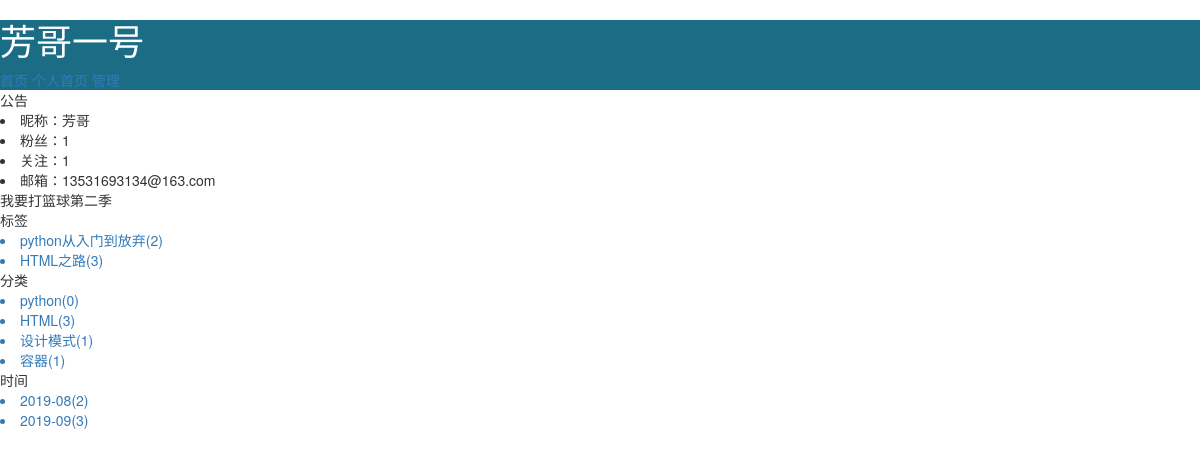
Page /pengfy/categroy/1.html on the committed database.
### repository/models.py (models this page shows, shortened)
class Blog(models.Model):
    bid = models.AutoField(primary_key=True)
    title = models.CharField(max_length=60,verbose_name="个人博客标题")
    site  = models.CharField(max_length=32,verbose_name="个人博客前缀",unique=True)
    theme = models.CharField(max_length=32,verbose_name="博客主题")
    user = models.OneToOneField(to="UserInfo",to_field="nid",on_delete=models.CASCADE)
    class Meta:
        verbose_name_plural="个人博客"

class UserInfo(models.Model):
    nid = models.BigAutoField(primary_key=True)
    username = models.CharField(max_length=32,verbose_name="用户名",unique=True)
    password = models.CharField(max_length=64,verbose_name="密码")
    nickname = models.CharField(max_length=32,verbose_name="昵称")
    email = models.EmailField(verbose_name="邮箱",unique=True)
    avatar = models.ImageField(verbose_name="头像",upload_to='static/user_avatar')
    createtime = models.DateTimeField(verbose_name="创建时间",auto_now_add=True)
    fans = models.ManyToManyField(verbose_name="粉丝",
                                  to="UserInfo",
                                  through="UserFans",   #自定义第三张表时，使用字段用于指定关系表
                                  related_name="f",
                                  through_fields= ("user","follower"),
                                  )
    class Meta:
        verbose_name_plural="用户列表"

class Tag(models.Model):
    nid = models.AutoField(primary_key=True)
    title = models.CharField(verbose_name="标签名称",max_length=32)
    blog = models.ForeignKey(verbose_name="所属博客",to="Blog",to_field="bid",on_delete=models.CASCADE)

class Category(models.Model):
    nid = models.AutoField(primary_key=True)
    title = models.CharField(verbose_name="分类名称",max_length=32)
    blog = models.ForeignKey(verbose_name="所属博客",to="Blog",to_field="bid",on_delete=models.CASCADE)
    class Meta:
        verbose_name_plural="个人文章分类"

class Article(models.Model):
    nid = models.BigAutoField(primary_key=True)
    title = models.CharField(verbose_name="文章标题",max_length=128)
    summary = models.CharField(verbose_name="文章简介",max_length=512)
    read_count = models.IntegerField(default=0)
    comment_count = models.IntegerField(default=0)
    up_count = models.IntegerField(default=0)
    down_count = models.IntegerField(default=0)
    create_time = models.DateTimeField(auto_now_add=True)
    blog = models.ForeignKey(verbose_name="所属博客",to="Blog",to_field="bid",on_delete=models.CASCADE)
    categroy = models.ForeignKey(verbose_name="文章类型",to="Category",to_field="nid",on_delete=models.CASCADE)
    article_type_choices = [
        (1,"Python"),
        (2,"Linux"),
        (3,"Java"),
        (4,"Golang"),
    ]
    article_type_id = models.IntegerField(verbose_name="主站分类id",choices=article_type_choices,default=None)
    tag = models.ManyToManyField(
        verbose_name="文章标签",
        to="Tag",
        through="Tag2Article",
    )
    class Meta:
        verbose_name_plural="文章信息"

### web/views/home.py (the view)
def filter(request,site,type,val):
    blog = models.Blog.objects.filter(site=site).select_related('user').first()
    if not blog:
        return redirect('/')
    tag_list = models.Tag.objects.filter(blog=blog)
    type_list = models.Category.objects.filter(blog=blog)
    date_list = models.Article.objects.raw(
        'select nid, count(nid) as num,strftime("%Y-%m",create_time) as ctime from repository_article group by strftime("%Y-%m",create_time)')
    if type == "tag":
        article_list = models.Article.objects.filter(blog=blog,tag=val)
    elif type == "categroy":
        article_list = models.Article.objects.filter(blog=blog,categroy_id=val)
    elif type == "data":
        article_list = models.Article.objects.filter(blog=blog).extra(
            where=['strftime("%%Y-%%m",create_time)=%s'], params=[val, ]).all()
    return render(request,'home.html',{
        'blog':blog,
        "tag_list":tag_list,
        "type_list":type_list,
        "date_list":date_list,
        "article_list":article_list
    }
                  )

### templates/home.html (shortened to what this page needs)
{% extends 'home_layout.html' %}

### templates/home_layout.html (shortened to what this page needs)
<!DOCTYPE html>
<html lang="en">
<head>
    <link rel="stylesheet" href="/static/plugin/font-awesome/css/font-awesome.css">
    <link rel="stylesheet" href="/static/plugin/bootstrap/css/bootstrap.css">
</head>
<body>
<div class="header">
    <h1>{{ blog.title }}</h1>
    <a href="/">首页</a>
    <a href="/{{ blog.site }}.html">个人首页</a>
    <a href="#">管理</a>
</div>
<div class="body">
    <div class="body_menu">
        <div class="notice">
            <div class="notice_header">公告</div>
            <div class="notice_content">
                <li>昵称：{{ blog.user.nickname }}</li>
                <li>粉丝：{{ blog.user.fans.count }}</li>
                <li>关注：{{ blog.user.f.count }}</li>
                <li>邮箱：{{ blog.user.email }}</li>
            </div>
            <div class="memo">
                我要打篮球第二季
            </div>
        </div>
        <div class="tags">
            <div class="tags_header">标签</div>
            <div class="tags_body">
                {% for item in tag_list%}
                    <a href="/{{ blog.site }}/tag/{{ item.nid }}.html"><li>{{ item.title }}({{ item.article_set.count }})</li></a>
                {% endfor %}
            </div>
        </div>
        <div class="types">
            <div class = "types_header">分类</div>
            <div class="types_body">
                {% for item in type_list %}
                    <a href="/{{ blog.site }}/categroy/{{ item.nid }}.html"><li>{{ item.title }}({{ item.article_set.count }})</li></a>
                {% endfor %}
            </div>
        </div>
        <div class="dates">
            <div class = "dates_header">时间</div>
            <div class="dates_body">
                {% for item in date_list %}
                    <a href="/{{ blog.site }}/data/{{ item.ctime }}.html"><li>{{ item.ctime }}({{ item.num }})</li></a>
                {% endfor %}
            </div>
        </div>
    </div>
</div>
</body>
</html>

### templates/home_layout.html (style rules this page uses)
* { margin: 0 0; }
.header { width: 100%; height: 70px; background-color: #1b6d85; color: white; }
.body_menu { float: left; width: 25%; }

### rows in the picture
Blog: title "芳哥一号", user.nickname "芳哥", user.fans.count "1", user.f.count "1", user.email "13531693134@163.com"
Tag: title "python从入门到放弃", article_set.count "2"
Tag: title "HTML之路", article_set.count "3"
Category: title "python", article_set.count "0"
Category: title "HTML", article_set.count "3"
Category: title "设计模式", article_set.count "1"
Category: title "容器", article_set.count "1"
Article: ctime "2019-08", num "2"
Article: ctime "2019-09", num "3"
